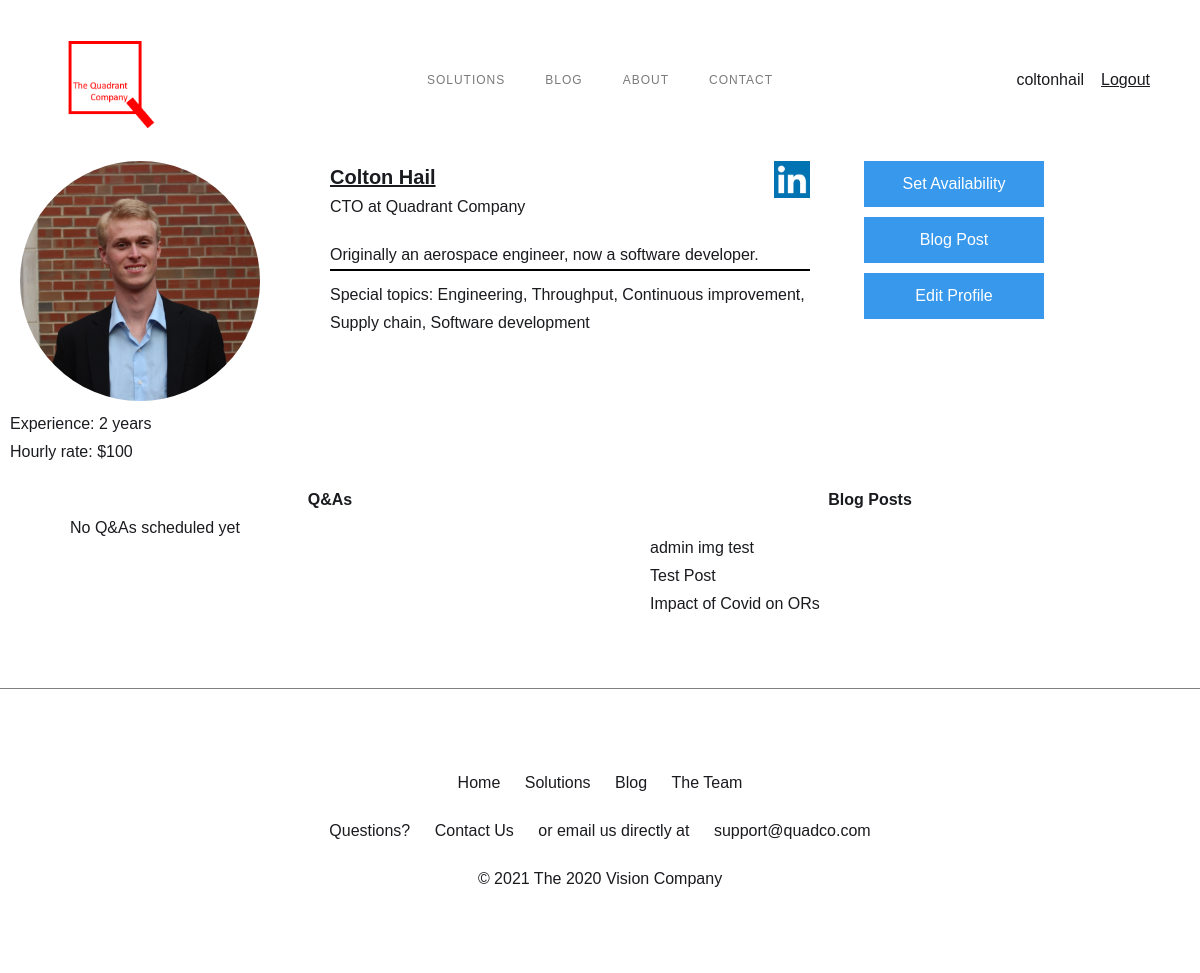
The page /profiles/account/1 (signed in) on the database its author committed.
### solutions/models.py (models this page shows, shortened)
class qinfo(models.Model):
	prefixes = (('Mr.','Mr.'),('Mrs.','Mrs.'),('Ms.','Ms.'),('Dr.','Dr.'),)
	suffixes = (('PhD','PhD'),('M.D.','M.D.'),)
	categories = (('medicine','Medicine'),)
	actives = ((1,'Yes'),(0,'No'),)
	competency = ((1,'Yes'),(0,'No'))
	qn = models.IntegerField(primary_key=True)
	active = models.IntegerField(choices=actives,default=1)
	prefix = models.CharField(max_length=255,choices=prefixes,blank=True)
	first = models.CharField(max_length=255)
	last = models.CharField(max_length=255)
	suffix = models.CharField(max_length=255,choices=suffixes,blank=True)
	category = models.CharField(max_length=255,choices=categories)
	servicelinedev = models.IntegerField(choices=competency,default=0)
	capitalplan = models.IntegerField(choices=competency,default=0)
	pysicianrecruitment = models.IntegerField(choices=competency,default=0)
	processimprove = models.IntegerField(choices=competency,default=0)
	productivity = models.IntegerField(choices=competency,default=0)
	operationsfinance = models.IntegerField(choices=competency,default=0)
	leadingmeetings = models.IntegerField(choices=competency,default=0)
	dataanalysis = models.IntegerField(choices=competency,default=0)
	teamcourses = models.IntegerField(choices=competency,default=0)
	personalleadership = models.IntegerField(choices=competency,default=0)
	personalitytypes = models.IntegerField(choices=competency,default=0)
	tempassignments = models.IntegerField(choices=competency,default=0)
	special1 = models.CharField(max_length=255,blank=False)
	special2 = models.CharField(max_length=255,blank=False)
	special3 = models.CharField(max_length=255,blank=False)
	special4 = models.CharField(max_length=255,blank=False)
	special5 = models.CharField(max_length=255,blank=False)
	description = models.CharField(max_length=255,blank=False)
	bio = models.TextField()
	linkedin = models.CharField(max_length=255,null=True,blank=True)
	yearexp = models.IntegerField(blank=False)
	email = models.CharField(max_length=255,blank=False,default='example@gmail.com')
	cost = models.IntegerField(default=100)
	def __str__(self):
		return f'{self.prefix} {self.first} {self.last} {self.suffix}'

### blog/models.py (models this page shows)
class post(models.Model):
	bn = models.AutoField(primary_key=True)
	statuses = ((1,'Published'),(0,'Hidden'))
	title = models.CharField(max_length=255)
	status = models.IntegerField(choices=statuses)
	author = models.IntegerField()
	name = models.CharField(max_length=255)
	body = RichTextUploadingField(blank=True,null=True)
	post_date = models.DateField(auto_now_add=True)
	class Meta:
		ordering = ['-post_date']

### profiles/views.py (the view, shortened to what this page needs)
# urls.py: path('account/<str:getq>',views.qprofile.account,name='account'),
	@login_required
	def account(request, getq):
		if int(request.user.id)==int(getq):
			try:
				qdata = qinfo.objects.get(qn=request.user.id)
				filter_kwargs = {
					'author__exact': getq,
					}
				posts = post.objects.filter(**filter_kwargs)
				filter_kwargs = {
					'qn__exact': getq,
					'status__exact': 3,
					}
				rqas = avail.objects.filter(**filter_kwargs)
				qas = []
				links = []
				ii = 0
				jj = 0
				now = dt.datetime.now()
				now = now.strftime('%Y-%m-%d')
				context = {
					'q': qdata,
					'blogposts': posts,
					'qas': qas,
					'now': now
					}
				return render(request, 'qedit.html', context=context)
			except Exception:
				cdata = clientprofile.objects.get(user_id=request.user.id)
				cuser = User.objects.get(id=request.user.id)
				filter_kwargs = {
					'author__exact': getq,
					}
				posts = post.objects.filter(**filter_kwargs)
				filter_kwargs = {
					'cn__exact': getq
					}
				rqas = avail.objects.filter(**filter_kwargs)
				qas = []
				ii = 0
				jj = 0
				while jj<len(rqas):
					try:
						date = str(rqas[ii].month)+'/'+str(rqas[ii].date)+'/'+str(rqas[ii].year)
						qn = int(rqas[ii].qn)
						q = qinfo.objects.get(qn=qn)
						name = q.__str__()
						r = {'text': date + ' at ' + rqas[ii].start + ' with ' + name,'link': rqas[ii].curl,'qn':qn,'year':rqas[ii].year,'month':rqas[ii].month,'date':rqas[ii].date,'start':rqas[ii].start}
						qas.append(r)
						ii += 1
						jj += 1
					except Exception:
						jj += 1
				now = dt.datetime.now()
				now = now.strftime('%Y-%m-%d')
				context = {
					'c': cdata,
					'name': cuser.first_name + ' ' + cuser.last_name,
					'cn': request.user.id,
					'blogposts': posts,
					'qas': qas,
					'now': now
					}
				return render(request, 'cedit.html', context=context)
		else:
			now = dt.datetime.now()
			now = now.strftime('%Y-%m-%d')
			return redirect('profiles',getq=getq,availstart=now)

### templates/qedit.html
{% extends "base_generic.html" %}
{% block content %}
  {% load static %}
  <div class="section cc-home-wrap">
    <div class="div-block-8">
			<div class="w-row">
				<div class="w-col w-col-3">
					<div class="div-block-6"><img src="{{ MEDIA_URL }}users/{{ q.qn }}.jpg" loading="lazy" sizes="20vw" alt="" class="image-4"></div>
					<div class="text-block-12">Experience: {{q.yearexp}} years</div>
					<div class="text-block-14">Hourly rate: ${{q.cost}}</div>
				</div>
				<div class="w-col w-col-9">
					<div class="div-block-7">
						<div class="div-block-11"><a href="{{ q.linkedin }}"><img src="{% static 'images/linkedin.GIF' %}" loading="lazy" alt=""></a></div>
						<div class="text-block-9">{{ q }}</div>
						<div class="text-block-13">{{ q.description }}</div>
						<div class="text-block-10">{{ q.bio }}</div>
						<div class="text-block-11"></div>
						<div class="text-block-15">Special topics: {{q.special1}}, {{q.special2}}, {{q.special3}}, {{q.special4}}, {{q.special5}}</div>
					</div>
				</div>
			</div>
      <div class="div-block-9">
        <a href="{% url 'availability' getq=q.qn availstart=now %}" class="button-3 w-button">Set Availability</a>
        <a href="{% url 'create' %}" class="button-3 w-button">Blog Post</a>
        <a href="{% url 'qupdate' %}" class="button-3 w-button">Edit Profile</a>
      </div>
    </div>
  </div>
  <div class="section-4">
    <div class="div-block-41">
      <div class="w-row">
        <div class="w-col w-col-6">
          <div class="text-block-42">Q&amp;As</div>
		  {% if qas %}
			<ul role="list">
				{% for qa in qas %}
				  <div>
					<a href="{{ qa.link }}" class="link-18">{{ qa.text }} |</a>
					<a href="{% url 'forward' qid=q.qn year=qa.year month=qa.month day=qa.date start=qa.start %}" class="link-20">Forward</a>
					<a href="{% url 'cancel'  uid=q.qn year=qa.year month=qa.month day=qa.date start=qa.start %}" class="link-20">Cancel</a>
				  </div>
				{% endfor %}
			</ul>
		  {% else %}
			<p>No Q&amp;As scheduled yet</p>
		  {% endif %}
        </div>
        <div class="w-col w-col-6">
          <div class="text-block-43">Blog Posts</div>
		  {% if blogposts %}
			<ul role="list">
				{% for blogpost in blogposts %}
				  <div>
					<a href="{% url 'blogpost' bn=blogpost.bn %}" class="link-17">{{ blogpost.title }}</a>
				  </div>
				{% endfor %}
			</ul>
		  {% else %}
			<p>No posts yet!</p>
		  {% endif %}
        </div>
      </div>
    </div>
  </div>
{% endblock %}

### templates/base_generic.html (shortened to what this page needs)
<!DOCTYPE html>
<html data-wf-page="5f6617a9fc257741b84d1f67" data-wf-site="5f6617a949022b2a6c879d7a">
<head>
  {% load static %}
  <link href="{% static 'css/normalize.css' %}" rel="stylesheet" type="text/css">
  <link href="{% static 'css/webflow.css' %}" rel="stylesheet" type="text/css">
  <link href="{% static 'css/quadrantcompany.webflow.css' %}" rel="stylesheet" type="text/css">
</head>
<body>
	{% block sidebar %}
	  <div data-collapse="medium" data-animation="default" data-duration="400" role="banner" class="navigation w-nav">
		<div class="navigation-wrap"><a href="{% url 'index' %}" aria-current="page" class="logo-link w-nav-brand w--current"><img src="{% static 'images/Quadco.GIF' %}" width="108" alt="" class="logo-image"></a>
		  <div class="menu">
			<nav role="navigation" class="navigation-items w-nav-menu">
				<a href="{% url 'solutions' %}" class="navigation-item w-nav-link">Solutions</a>
				<a href="{% url 'blog' %}" class="navigation-item w-nav-link">Blog</a>
				<a href="{% url 'about' %}" class="navigation-item w-nav-link">About</a>
				<a href="{% url 'contact' qid=0 %}" class="navigation-item w-nav-link">Contact</a>
			</nav>
		  </div>
		  {% if request.user.is_authenticated %}
			<div class="div-block-21"><a href="{% url 'userlogout' %}" class="link-11">Logout</a></div>
			<div class="div-block-22">
				<a class="link-16" href="{% url 'account' getq=request.user.id %}">{{ request.user.get_username }}</a>
			</div>
		  {% else %}
			<div class="div-block-21"><a href="{% url 'userlogin' %}" class="link-11">Login</a></div>
		  {% endif %}
		</div>
	  </div>
	{% endblock %}
	{% block content %}
	{% endblock %}
  <div class="section">
    <div class="container">
      <div class="footer-wrap">
        <div class="div-block-27">
          <div class="div-block-29">
            <a href="{% url 'index' %}" class="link-12">Home</a>
            <a href="{% url 'solutions' %}" class="link-12">Solutions</a>
            <a href="{% url 'blog' %}" class="link-12">Blog</a>
            <a href="{% url 'about' %}" class="link-12">The Team</a>
          </div>
          <div class="div-block-29">
            <div class="text-block-31">Questions?</div>
            <a href="{% url 'contact' qid=0 %}" class="link-12">Contact Us</a>
            <div class="text-block-31">or email us directly at</div>
            <a href="mailto:support@quadco.com?subject=Quadrant%20Company%20Inquiry" class="link-12">support@quadco.com</a>
          </div>
          <div class="div-block-29">
            <div class="text-block-31">&copy; 2021 The 2020 Vision Company</div>
          </div>
        </div>
      </div>
    </div>
  </div>
</body>
</html>

### static/css/webflow.css (style rules this page uses)
* { -webkit-box-sizing: border-box; -moz-box-sizing: border-box; box-sizing: border-box; }
html { height: 100%; }
body { margin: 0; min-height: 100%; background-color: #fff; font-family: Arial, sans-serif; font-size: 14px; line-height: 20px; color: #333; }
img { max-width: 100%; vertical-align: middle; display: inline-block; }
.w-button { display: inline-block; padding: 9px 15px; background-color: #3898EC; color: white; border: 0; line-height: inherit; text-decoration: none; cursor: pointer; border-radius: 0; }
p { margin-top: 0; margin-bottom: 10px; }
ul, ol { margin-top: 0px; margin-bottom: 10px; padding-left: 40px; }
.w-row:before, .w-row:after { content: " "; display: table; grid-column-start: 1; grid-row-start: 1; grid-column-end: 2; grid-row-end: 2; }
.w-row:after { clear: both; }
.w-col { position: relative; float: left; width: 100%; min-height: 1px; padding-left: 10px; padding-right: 10px; }
.w-col-3 { width: 25%; }
.w-col-6 { width: 50%; }
.w-col-9 { width: 75%; }
.w-nav { position: relative; background: #dddddd; z-index: 1000; }
.w-nav:before, .w-nav:after { content: " "; display: table; grid-column-start: 1; grid-row-start: 1; grid-column-end: 2; grid-row-end: 2; }
.w-nav:after { clear: both; }
.w-nav-brand { position: relative; float: left; text-decoration: none; color: #333333; }
.w-nav-link { position: relative; display: inline-block; vertical-align: top; text-decoration: none; color: #222222; padding: 20px; text-align: left; margin-left: auto; margin-right: auto; }
.w-nav-menu { position: relative; float: right; }

### rows shown on the page
qinfo: yearexp "2", cost "100", prefix+first+last "Colton Hail", description "CTO at Quadrant Company", bio "Originally an aerospace engineer, now a software developer.", special1 "Engineering", special2 "Throughput", special3 "Continuous improvement", special4 "Supply chain", special5 "Software development"
post: title "admin img test"
post: title "Test Post"
post: title "Impact of Covid on ORs"

### other values the page prints
{{ request.user.get_username }} "coltonhail"
